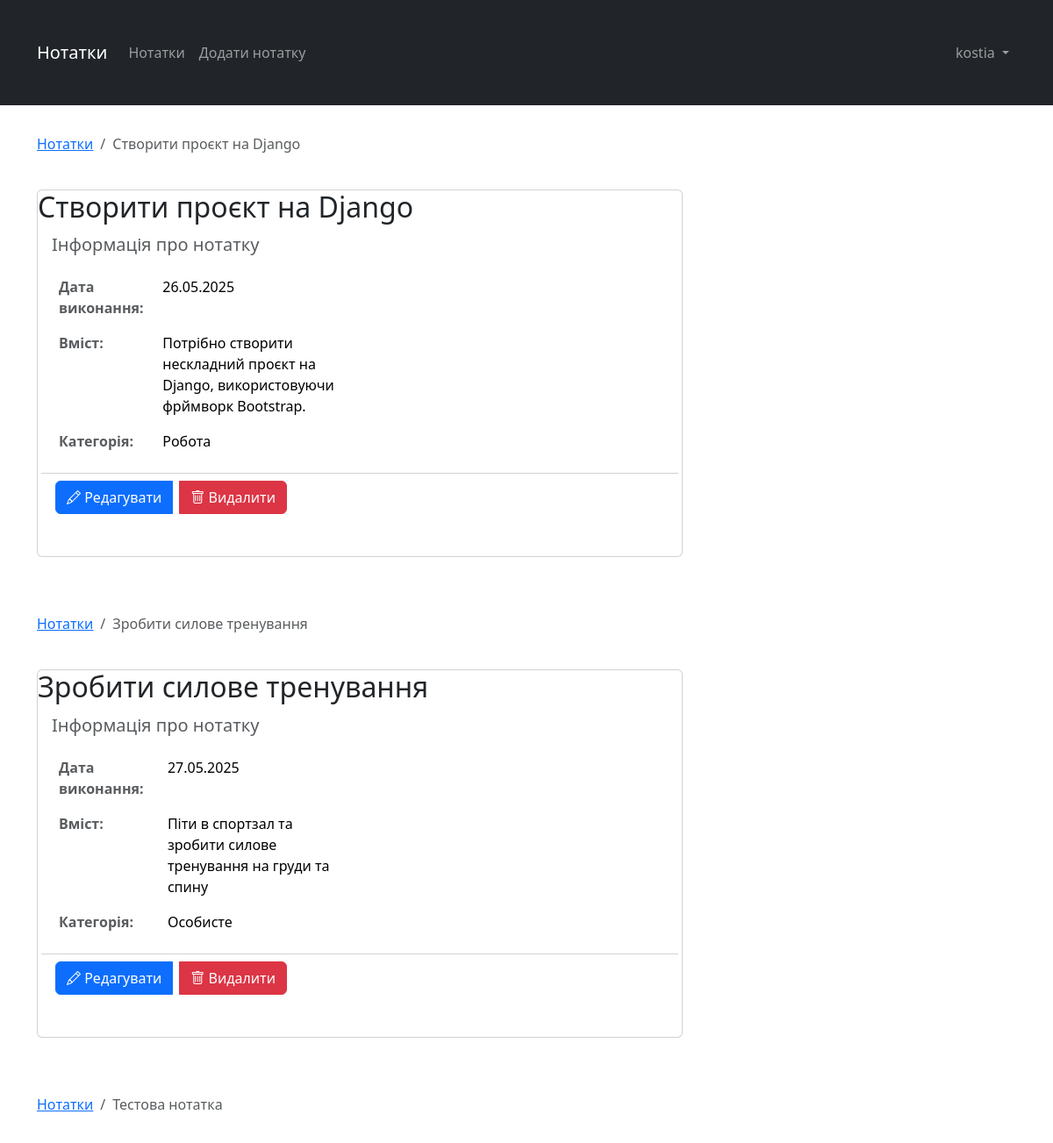
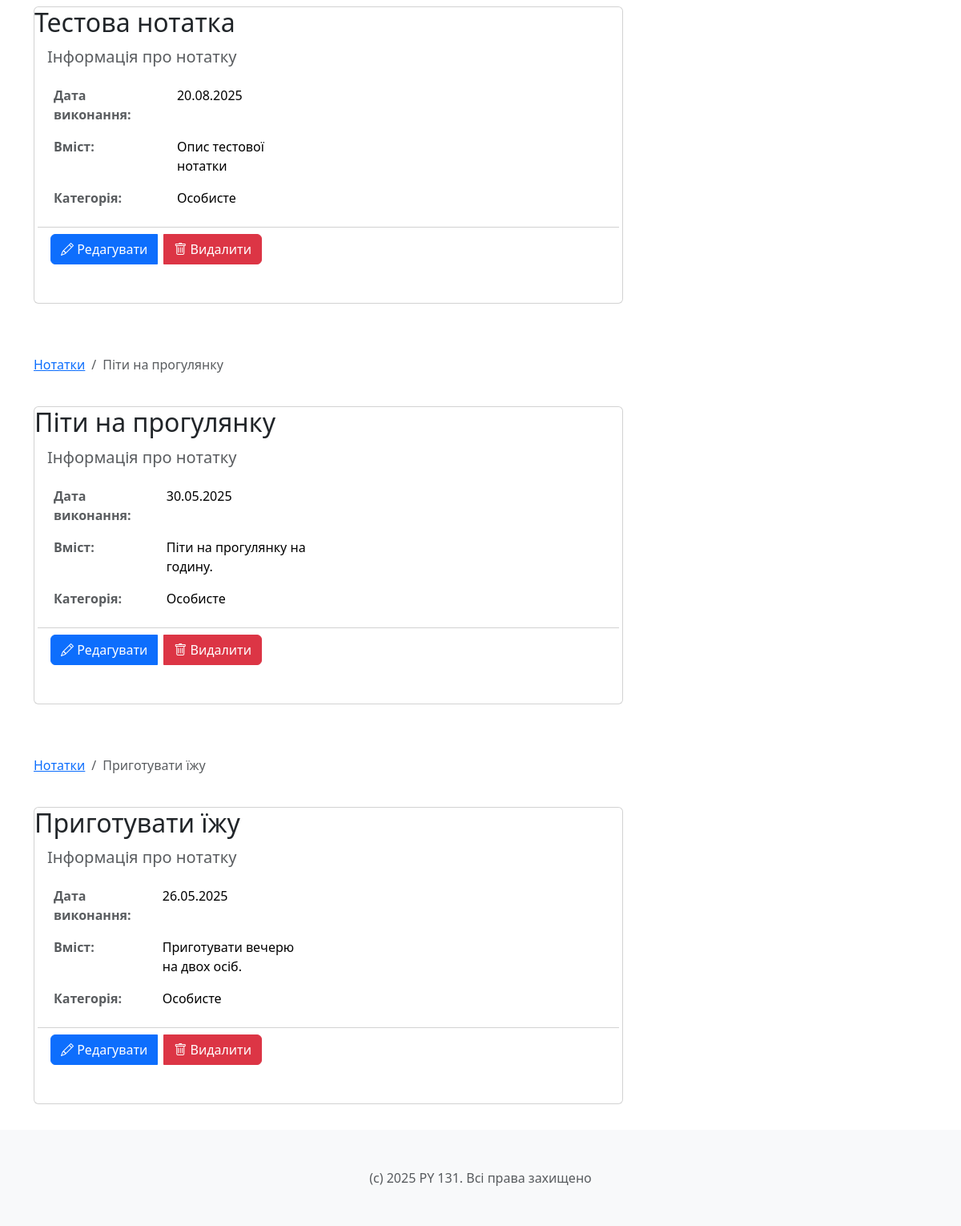
/notes/ (signed in), run on the app's committed database (2 pictures, top to bottom).
### notes/models.py (models this page shows, shortened)
class Note(models.Model):
    title = models.CharField(max_length=200)
    text = models.TextField()
    reminder = models.DateField(null=True, blank=True)
    category = models.ForeignKey(Category, on_delete=models.CASCADE, related_name="notes")
    user = models.ForeignKey(User, on_delete=models.CASCADE, related_name="notes", null=True)

class Category(models.Model):
    title = models.CharField(max_length=100)
    def __str__(self):
        return self.title

### notes/views.py (the view)
# urls.py: path("notes/", create_notes),
def create_notes(request):
    notes = Note.objects.all()
    return render(request, "note_list.html", {"notes": notes})

### templates/note_list.html (shortened to what this page needs)
{% extends 'base.html' %}
{% block content %}
{% for note in notes %}
<div class="container">
    <div class="row mb-4">
        <div class="col">
            <nav aria-label="breadcrumb">
                <ol class="breadcrumb">
                    <li class="breadcrumb-item"><a href="{% url 'note_list' %}">Нотатки</a></li>
                    <li class="breadcrumb-item active">{{ note.title }}</li>
                </ol>
            </nav>
        </div>
    </div>
    <div class="row">
        <div class="col-md-8">
            <div class="card">
                <h2 class="card-title mb-0">{{ note.title }}</h2>
                <div class="card-body">
                    <div class="row mb-4">
                        <div class="col-md-6">
                            <h5 class="card-subtitle mb-3 text-muted">Інформація про нотатку</h5>
                            <table class="table table-borderless">
                                <tbody>
                                <tr>
                                    <th scope="row" class="text-muted">Дата виконання:</th>
                                    <td>{{ note.reminder|date:"d.m.Y" }}</td>
                                </tr>
                                <tr>
                                    <th scope="row" class="text-muted">Вміст:</th>
                                    <td>{{ note.text }}</td>
                                </tr>
                                <tr>
                                    <th scope="row" class="text-muted">Категорія:</th>
                                    <td>{{ note.category }}</td>
                                </tr>
                                </tbody>
                            </table>
                        </div>
                        <div class="card-footer bg-transparent">
                            <div class="d-flex justify-content-between align-items-center">
                                <div class="btn-group">
                                    {% if note.pk %}
                                    <a href="{% url 'note_update' note.pk %}" class="btn btn-primary">
                                        <i class="bi bi-pencil"></i> Редагувати
                                    </a>
                                    {% else %}
                                    <span class="text-muted">Немає ID</span>
                                    {% endif %}
                                    <button type="button" class="btn btn-danger" data-bs-toggle="modal"
                                            data-bs-target="#deleteModal">
                                        <i class="bi bi-trash"></i> Видалити
                                    </button>
                                </div>
                            </div>
                        </div>
                    </div>
                </div>
            </div>
        </div>
    </div>
</div>
{% endfor %}
{% endblock %}
{% block extra_js %}
<link rel="stylesheet" href="https://cdn.jsdelivr.net/npm/bootstrap-icons@1.7.2/font/bootstrap-icons.css">
{% endblock %}

### templates/base.html (shortened to what this page needs)
<!DOCTYPE html>
<html lang="en">
<head>
    <link href="https://cdn.jsdelivr.net/npm/bootstrap@5.3.6/dist/css/bootstrap.min.css" rel="stylesheet"
>
</head>
<body>
<nav class="navbar navbar-expand-lg navbar-dark bg-dark">
    <div class="container">
        <a class="navbar-brand" href="/">Нотатки</a>
        <div class="collapse navbar-collapse" id="navbarNav">
            <ul class="navbar-nav">
                <li class="nav-item">
                    <a class="nav-link" href="{% url 'note_list' %}">Нотатки</a>
                </li>
                {% if user.is_authenticated %}
                <li class="nav-item">
                    <a class="nav-link" href="{% url 'note_create' %}">Додати нотатку</a>
                </li>
                {% endif %}
            </ul>
            <ul class="navbar-nav ms-auto">
                {% if user.is_authenticated %}
                <li class="nav-item dropdown">
                    <a class="nav-link dropdown-toggle" href="#" id="userDropdown" role="button"
                       data-bs-toggle="dropdown" aria-expanded="false">
                        {{ user.username }}
                    </a>
                </li>
                {% endif %}
            </ul>
        </div>
    </div>
</nav>
<main>
    {% block content %}
    {% endblock %}
</main>
<footer class="footer mt-auto py-3 bg-light">
    <div class="container text-center">
        <span class="text-muted">(c) {% now "Y" %} PY 131. Всі права захищено</span>
    </div>
</footer>
{% block extra_js %}
{% endblock %}
</body>
</html>

### templates/base.html (style rules this page uses)
.container { padding-top: 2rem; padding-bottom: 2rem; }
.btn { margin-right: 0.5rem; }

### data on the page
Note: title "Створити проєкт на Django", reminder "26.05.2025", text "Потрібно створити нескладний проєкт на Django, використовуючи фрймворк Bootstrap.", category "Робота", shows "Редагувати"
Note: title "Зробити силове тренування", reminder "27.05.2025", text "Піти в спортзал та зробити силове тренування на груди та спину", category "Особисте", shows "Редагувати"
Note: title "Тестова нотатка", reminder "20.08.2025", text "Опис тестової нотатки", category "Особисте", shows "Редагувати"
Note: title "Піти на прогулянку", reminder "30.05.2025", text "Піти на прогулянку на годину.", category "Особисте", shows "Редагувати"
Note: title "Приготувати їжу", reminder "26.05.2025", text "Приготувати вечерю на двох осіб.", category "Особисте", shows "Редагувати"

### other printed values
{{ user.username }} "kostia"
